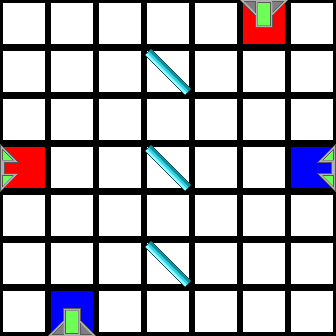

Below is a game level as drawn by its tile map, then a one-line description and the .tmx file that defines it, in full:
An orthogonal 7x7 tile map with 48x48 px tiles, 2 tile layers (Colors, Tiles).

<map version="1.0" orientation="orthogonal" renderorder="right-down" width="7" height="7" tilewidth="48" tileheight="48">
 <properties>
  <property name="availableTiles" value="1, 1, 1, 1" />
 </properties>
 <tileset firstgid="1" source="tiles.tsx" />
 <layer name="Colors" width="7" height="7">
  <data encoding="csv">
41,41,41,41,41,42,41,
41,41,41,41,41,41,41,
41,41,41,41,41,41,41,
42,41,41,41,41,41,44,
41,41,41,41,41,41,41,
41,41,41,41,41,41,41,
41,44,41,41,41,41,41
</data>
 </layer>
 <layer name="Tiles" width="7" height="7">
  <data encoding="csv">
1,1,1,1,1,7,1,
1,1,1,3,1,1,1,
1,1,1,1,1,1,1,
10,1,1,3,1,1,12,
1,1,1,1,1,1,1,
1,1,1,3,1,1,1,
1,5,1,1,1,1,1
</data>
 </layer>
</map>
